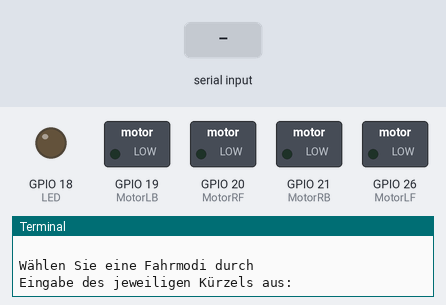
Bench run of a program on a simulated Raspberry Pi (BCM pin numbers). On the bench: switched loads named in the program (green lamp = pin HIGH), output pins drawn as LEDs (lit = HIGH), the last lines printed to the terminal. The test bench sets the inputs (shaded band).

Above: at 1.2 s.
1.3 s: "auto" typed at the terminal, then Enter
2.8 s: "manu" typed at the terminal, then Enter
4.3 s: "s" typed at the terminal, then Enter
5.9 s: "bwd" typed at the terminal, then Enter
At 7.1 s:
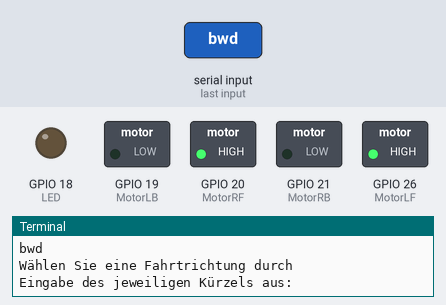
7.4 s: "fwd" typed at the terminal, then Enter
At 8.4 s:
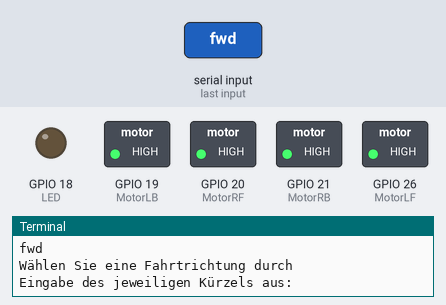
8.9 s: "left" typed at the terminal, then Enter
At 9.6 s:
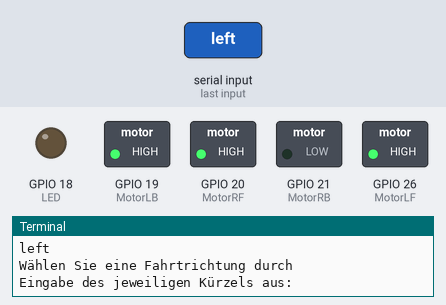
Timing chart, 0 to 11.4 s (numbered marks = the images above; inputs shaded):
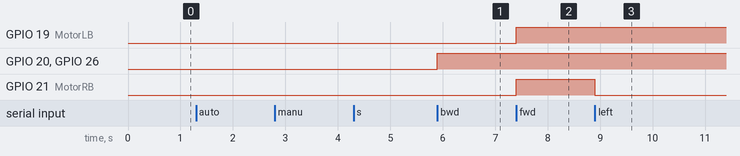

Measured:
- after the input at 5.9 s, GPIO 20 (MotorRF), GPIO 26 (MotorLF): LOW → HIGH at once
- after the input at 7.4 s, GPIO 19 (MotorLB), GPIO 21 (MotorRB): LOW → HIGH at once
- after the input at 8.9 s, GPIO 21 (MotorRB): HIGH → LOW at once

The program:

Roboter-menu.py
```python
# RPi GPIO Bibliothek importieren
import RPi.GPIO as GPIO
import time

dc = 0  # duty cycle (0-100) für PWM

Echo = 23  # Für den Ultraschallsensor
Trig = 24

LED = 18  # Rote LED

MotorLF = 26  # Links Rückwärts
MotorRF = 20  # Rechts Rückwärts

MotorLB = 19  # Links Vorwärts
MotorRB = 21  # Rechts Vorwärts

# Sensor einheiten definieren
speed_of_sound = 34300 # in cm/s

# def für den Ultraschallsensor
def get_distance():
    # 10 Impulse zum triggern senden
    GPIO.output(Trig, True)
    time.sleep(0.00001)
    GPIO.output(Trig, False)

    # Auf das Echo warten
    start_time = time.time()
    stop_time = time.time()

    while GPIO.input(Echo) == 0:
        start_time = time.time()

    while GPIO.input(Echo) == 1:
        stop_time = time.time()

    # Die distanz in cm ausrechnen
    elapsed_time = stop_time - start_time
    distance = (elapsed_time * speed_of_sound) / 2
    return distance

# def für die Motoren
def motorvorwaerts():
    pwmMotorLB.start(50)
    pwmMotorRB.start(50)
    pwmMotorRB.ChangeDutyCycle(100)
    pwmMotorLB.ChangeDutyCycle(100)

def motorlinks():
    pwmMotorLB.start(50)
    pwmMotorRB.start(50)
    pwmMotorRB.ChangeDutyCycle(0)
    pwmMotorLB.ChangeDutyCycle(100)

def motorrechts():
    pwmMotorLB.start(50)
    pwmMotorRB.start(50)
    pwmMotorRB.ChangeDutyCycle(100)
    pwmMotorLB.ChangeDutyCycle(0)

def motorrueckwerts():
    pwmMotorLF.start(50)
    pwmMotorRF.start(50)
    pwmMotorRF.ChangeDutyCycle(100)
    pwmMotorLF.ChangeDutyCycle(100)

def motorstop():
    pwmMotorLF.stop()
    pwmMotorRF.stop()
    pwmMotorLB.stop()
    pwmMotorRB.stop()

# GPIO-Modus festlegen - in diesem Fall BCM
GPIO.setmode(GPIO.BCM)
GPIO.setup(LED, GPIO.OUT)  # LED Pin
GPIO.setup(MotorRF, GPIO.OUT)  # Motor Pin
GPIO.setup(MotorRB, GPIO.OUT)  # Motor Pin
GPIO.setup(MotorLF, GPIO.OUT)  # Motor Pin
GPIO.setup(MotorLB, GPIO.OUT)  # Motor Pin

pwmMotorRB = GPIO.PWM(MotorRB, 50)  # Motor mit 50Hz ansteuern
pwmMotorRF = GPIO.PWM(MotorRF, 50)
pwmMotorLB = GPIO.PWM(MotorLB, 50)
pwmMotorLF = GPIO.PWM(MotorLF, 50)

# Menüdarstellung - Auflistung der Fahrmodi
print(10 * "#", "MENÜ", 10 * "#")
print()
print(" Autonom: \tauto")
print(" Manuell: \tmanu")
print()
print(26 * "#")
print()

while True:
    usermode = input("Wählen Sie eine Fahrmodi durch \nEingabe des jeweiligen Kürzels aus: ")
    if usermode in ["auto", "manu"]:
        break
    else:
        print("Ungültige Eingabe! Bitte wählen Sie eine der folgenden Optionen: auto, manu.")

# Menüdarstellung - Auflistung der Fahrtrichtungen
print(16 * "#", "MENÜ", 16 * "#")
print()
print(" vorwärts: \t\tfwd")
print(" rückwärts: \tbwd")
print(" linksdrehen: \tleft")
print(" rechtsdrehen: \tright")
print(" stop: \t\t\ts")
print()
print(38 * "#")
print()

# Benutzereingabe - deklariert als userdirection
# Eine while-Schleife wird verwendet, um eine gültige Benutzereingabe zu erhalten.
# Die if-Anweisung überprüft, ob die Eingabe in der Liste ["fwd", "bwd", "left", "right"] enthalten ist.
# Wenn die Eingabe gültig ist, wird die Schleife mit break beendet.
if usermode == "auto":
    while True:
        userdirection = input("Wählen Sie eine Art durch \nEingabe des jeweiligen Kürzels aus: ")
        if userdirection in ["Tesla Autpilot", "Supersonic","s"]:
            break
        else:
            print("Ungültige Eingabe! Bitte wählen Sie eine der folgenden Optionen: Tesla Autopilot, Supersonic oder s.")

if usermode == "manu":
    while True:
        userdirection = input("Wählen Sie eine Fahrtrichtung durch \nEingabe des jeweiligen Kürzels aus: ")
        if userdirection in ["fwd", "bwd", "left", "right", "s"]:
            break
        else:
            print("Ungültige Eingabe! Bitte wählen Sie eine der folgenden Optionen: fwd, bwd, left oder right.")

# Algorithmus zur Auswahl der Fahrtrichtung
while True:
    if userdirection == "fwd":
     motorvorwaerts()
     time.sleep(0.1)
    elif userdirection == "bwd":
        motorrueckwerts()
        time.sleep(0.1)
    elif userdirection == "left":
        motorlinks()
        time.sleep(0.1)
    elif userdirection == "right":
        motorrechts()
        time.sleep(0.1)
    elif userdirection == "s":
        motorstop()
        time.sleep(0.1)
    elif KeyboardInterrupt:
        motorstop()
        break

    # Zurück zur ersten Schleife für eine erneute Benutzereingabe
    userdirection = input("Wählen Sie eine Fahrtrichtung durch \nEingabe des jeweiligen Kürzels aus: ")
    continue


# Ultraschallsensor
try:
    while True:
        distance = get_distance()
        print("Distance: %.2f cm" % distance)

        if distance < 30:
            GPIO.output(LED, True)
        else:
            GPIO.output(LED, False)

        time.sleep(1)

except KeyboardInterrupt:
    GPIO.cleanup()

pwmMotorLB.stop()  # PWM beenden
pwmMotorLF.stop()
pwmMotorRB.stop()
pwmMotorRF.stop()
GPIO.cleanup()  # GPIO Pins freigeben
```
